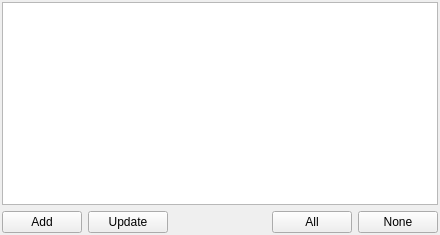
<ui version="4.0" >
 <class>ReceiversWidgetClass</class>
 <widget class="QWidget" name="ReceiversWidgetClass" >
  <property name="geometry" >
   <rect>
    <x>0</x>
    <y>0</y>
    <width>440</width>
    <height>235</height>
   </rect>
  </property>
  <property name="autoFillBackground" >
   <bool>true</bool>
  </property>
  <layout class="QVBoxLayout" >
   <property name="margin" >
    <number>2</number>
   </property>
   <item>
    <widget class="QTreeWidget" name="trwReceivers" >
     <property name="columnCount" >
      <number>0</number>
     </property>
    </widget>
   </item>
   <item>
    <layout class="QHBoxLayout" >
     <item>
      <widget class="QPushButton" name="pbtAdd" >
       <property name="text" >
        <string>Add</string>
       </property>
      </widget>
     </item>
     <item>
      <widget class="QPushButton" name="pbtUpdate" >
       <property name="text" >
        <string>Update</string>
       </property>
      </widget>
     </item>
     <item>
      <spacer>
       <property name="orientation" >
        <enum>Qt::Horizontal</enum>
       </property>
       <property name="sizeHint" stdset="0" >
        <size>
         <width>40</width>
         <height>20</height>
        </size>
       </property>
      </spacer>
     </item>
     <item>
      <widget class="QPushButton" name="pbtSelectAll" >
       <property name="text" >
        <string>All</string>
       </property>
      </widget>
     </item>
     <item>
      <widget class="QPushButton" name="pbtSelectNone" >
       <property name="text" >
        <string>None</string>
       </property>
      </widget>
     </item>
    </layout>
   </item>
  </layout>
 </widget>
 <layoutdefault spacing="6" margin="11" />
 <resources/>
 <connections/>
</ui>
